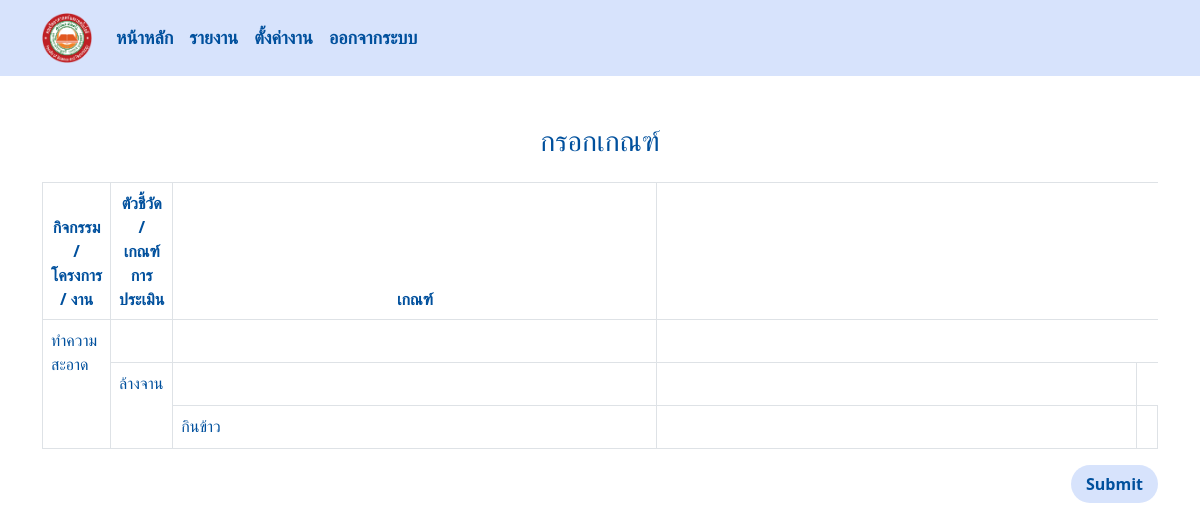
The page /formreport/ (signed in) on the database as committed earlier.
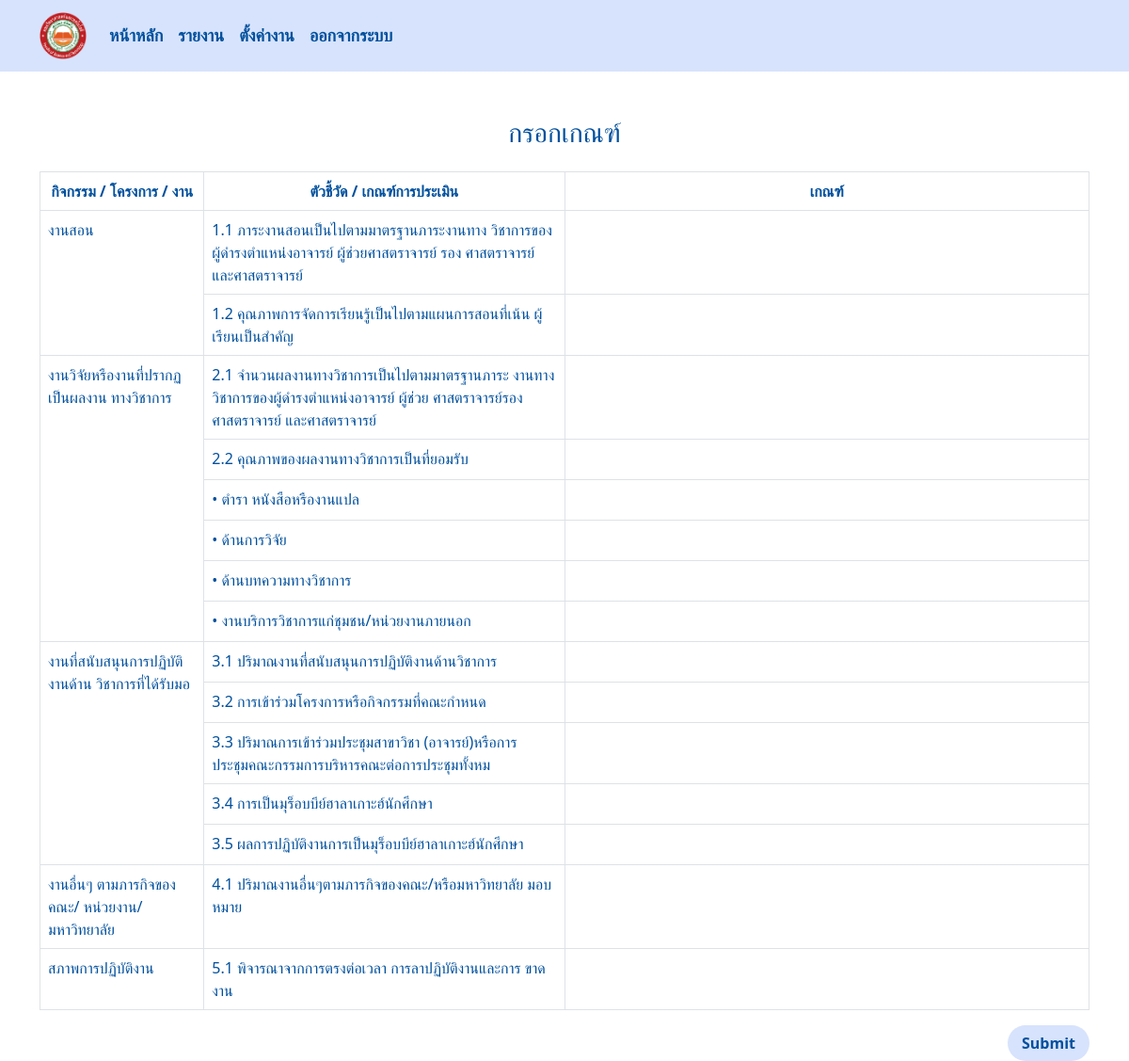
The same page on the database as committed later.
### managesystem/models.py (models this page shows, shortened)
class Work(models.Model):
    name = models.CharField(max_length=50)
    indicator = models.ManyToManyField(Indicator)

class Indicator(models.Model):
    indicator = models.TextField(default='None')
    unitsfordeansmin = models.PositiveIntegerField(
        default=0,  # Set default value to 0
        validators=[
            MinValueValidator(0),  # Minimum value
            MaxValueValidator(100)  # Maximum value (adjust as needed)
        ]
    )
    unitsfordeansmax = models.PositiveIntegerField(
        default=0,  # Set default value to 0
        validators=[
            MinValueValidator(0),  # Minimum value
            MaxValueValidator(100)  # Maximum value (adjust as needed)
        ]
    )
    unitsforlecturers = models.PositiveIntegerField(
        default=0,  # Set default value to 0
        validators=[
            MinValueValidator(0),  # Minimum value
            MaxValueValidator(100)  # Maximum value (adjust as needed)
        ]
    )
    unitsforemployees = models.PositiveIntegerField(
        default=0,  # Set default value to 0
        validators=[
            MinValueValidator(0),  # Minimum value
            MaxValueValidator(100)  # Maximum value (adjust as needed)
        ]
    )
    def __str__(self):
        return f"{self.indicator}"

### managesystem/views.py (the view, shortened to what this page needs)
# urls.py: path('formreport/',views.formreport_view,name='formreport'),
@login_required
def formreport_view(request):
    selected_position = request.GET.get('position')
    if selected_position is None:
        employees = Employee.objects.all()
    else:
        employees = Employee.objects.filter(position=selected_position)
    work_units = Work.objects.all()
    context = {
        'employees': employees,
        'work_units': work_units,
        'selected_position': selected_position,
    }
    return render(request, 'formreport.html', context)

### templates/formreport.html (shortened to what this page needs)
{% include 'navbar.html' %}
<!DOCTYPE html>
<html lang="en">
<head>
    {% load static %}
    <link rel="stylesheet" href="{% static 'css/formreport.css' %}">
</head>
<body>
   <div class="container mt-5">
    <h3 class="text-center mb-4">กรอกเกณฑ์</h3>
    <div class="table-responsive">
        <form action="" method="POST">
            <table id="workdata-table" class="table table-bordered">
                <thead class="thead-dark">
                    <tr class="text-center">
                        <th data-filter="true" data-filter-type="select">กิจกรรม / โครงการ / งาน</th>
                        <th data-filter="true" data-filter-type="select">ตัวชี้วัด / เกณฑ์การประเมิน</th>
                        <th data-filter="true" data-filter-type="select">เกณฑ์</th>
                    </tr>
                </thead>
                <tbody>
                    {% for works in work_units %}
                    <tr>
                        <td rowspan="{{ works.indicator.count }}">{{ works.name }}</td>
                        <td>{{ works.indicator.all.0 }}</td>
                        <td class="text-center w-50">
                            <input type="number" value=""
                            name="" >
                        </td>
                    </tr>
                    {% for indicator in works.indicator.all|slice:"1:" %}
                    <tr>
                        <td>{{ indicator }}</td>
                        <td class="text-center w-50">
                            <input type="number" value=""
                            name="" >
                        </td>
                    </tr>
                    {% endfor %}
                    {% endfor %}
                </tbody>
            </table>
            <div class="d-flex justify-content-end">
                <button type="submit" style="border-radius: 50px;">Submit</button>
            </div>
        </form>
    </div>
</div>
</body>
</html>

### templates/navbar.html (shortened to what this page needs)
<!DOCTYPE html>
<html lang="en">
<head>
    {% load static %}
    <link rel="stylesheet" href="{% static 'css/navbar.css' %}">
    <link href="https://cdn.jsdelivr.net/npm/bootstrap@5.0.0-alpha2/dist/css/bootstrap.min.css" rel="stylesheet">
</head>
<body>
    <nav class="navbar navbar-expand-lg navbar-light" style="background-color: #D7E3FC;">
        <div class="container">
            <a class="navbar-brand" href="{% url 'login'%}"><img class="image-brand" src="{% static 'images/ftu_logo-removebg-preview.png' %}" alt="" srcset=""></a>
            <div class="collapse navbar-collapse" id="navbarNav">
                <ul class="navbar-nav ml-auto">
                    <li class="nav-item p-2">
                        <a class="text-decoration-none h5"  href="">หน้าหลัก</a>
                    </li>
                    <li class="nav-item p-2">
                        <a class="text-decoration-none h5"  href="">รายงาน</a>
                    </li>
                    <li class="nav-item p-2">
                        <a class="text-decoration-none h5"  href="">ตั้งค่างาน</a>
                    </li>
                    <li class="nav-item p-2">
                        <a class="text-decoration-none h5" href="{% url 'logout' %}">ออกจากระบบ</a>
                    </li>
                </ul>
            </div>
        </div>
    </nav>
</body>
</html>

### static/css/navbar.css (style rules this page uses)
.container .image-brand { width: 50px; height: 50px; flex-shrink: 0; }

### static/css/formreport.css (style rules this page uses)
h1,h2,h3,h4,h5,h6,p,td,th { color: #00509D; }
input { background: none; border: none; width: 100%; }
button { background-color: #D7E3FC; border: 0px; padding: 7px 15px; color: #00509D; font-weight: bold; }

### templates/navbar.html (style rules this page uses)
.navbar-nav .nav-item a { font-size: 18px; color: #00509D; font-weight: bold; }

Rows that differ between the two databases and show on the page:
removed Work: name "ทำความสะอาด"
removed Work: name "ล้างจาน"
removed Work: name "กินข้าว"
added Work: name "งานสอน", indicator.all.0 "1.1 ภาระงานสอนเป็นไปตามมาตรฐานภาระงานทาง วิชาการของผู้ดำรงตำแหน่งอาจารย์ ผู้ช่วยศาสตราจารย์ รอง ศาสตราจารย์ และศาสตราจารย์"
added Indicator: indicator "1.2 คุณภาพการจัดการเรียนรู้เป็นไปตามแผนการสอนที่เน้น ผู้เรียนเป็นสำคัญ", shown under "งานสอน"
added Work: name "งานวิจัยหรืองานที่ปรากฏเป็นผลงาน ทางวิชาการ", indicator.all.0 "2.1 จำนวนผลงานทางวิชาการเป็นไปตามมาตรฐานภาระ งานทางวิชาการของผู้ดำรงตำแหน่งอาจารย์ ผู้ช่วย ศาสตราจารย์รองศาสตราจารย์ และศาสตราจารย์"
added Indicator: indicator "2.2 คุณภาพของผลงานทางวิชาการเป็นที่ยอมรับ", shown under "งานวิจัยหรืองานที่ปรากฏเป็นผลงาน ทางวิชาการ"
added Indicator: indicator "• ตำรา หนังสือหรืองานแปล", shown under "งานวิจัยหรืองานที่ปรากฏเป็นผลงาน ทางวิชาการ"
added Indicator: indicator "• ด้านการวิจัย", shown under "งานวิจัยหรืองานที่ปรากฏเป็นผลงาน ทางวิชาการ"
added Indicator: indicator "• ด้านบทความทางวิชาการ", shown under "งานวิจัยหรืองานที่ปรากฏเป็นผลงาน ทางวิชาการ"
added Indicator: indicator "• งานบริการวิชาการแก่ชุมชน/หน่วยงานภายนอก", shown under "งานวิจัยหรืองานที่ปรากฏเป็นผลงาน ทางวิชาการ"
added Work: name "งานที่สนับสนุนการปฏิบัติงานด้าน วิชาการที่ได้รับมอ", indicator.all.0 "3.1 ปริมาณงานที่สนับสนุนการปฏิบัติงานด้านวิชาการ"
added Indicator: indicator "3.2 การเข้าร่วมโครงการหรือกิจกรรมที่คณะกำหนด", shown under "งานที่สนับสนุนการปฏิบัติงานด้าน วิชาการที่ได้รับมอ"
added Indicator: indicator "3.3 ปริมาณการเข้าร่วมประชุมสาขาวิชา (อาจารย์)หรือการ ประชุมคณะกรรมการบริหารคณะต่อการประชุมทั้งหม", shown under "งานที่สนับสนุนการปฏิบัติงานด้าน วิชาการที่ได้รับมอ"
added Indicator: indicator "3.4 การเป็นมุร็อบบีย์ฮาลาเกาะฮ์นักศึกษา", shown under "งานที่สนับสนุนการปฏิบัติงานด้าน วิชาการที่ได้รับมอ"
added Indicator: indicator "3.5 ผลการปฏิบัติงานการเป็นมุร็อบบีย์ฮาลาเกาะฮ์นักศึกษา", shown under "งานที่สนับสนุนการปฏิบัติงานด้าน วิชาการที่ได้รับมอ"
added Work: name "งานอื่นๆ ตามภารกิจของคณะ/ หน่วยงาน/มหาวิทยาลัย", indicator.all.0 "4.1 ปริมาณงานอื่นๆตามภารกิจของคณะ/หรือมหาวิทยาลัย มอบหมาย"
added Work: name "สภาพการปฏิบัติงาน", indicator.all.0 "5.1 พิจารณาจากการตรงต่อเวลา การลาปฏิบัติงานและการ ขาดงาน"
